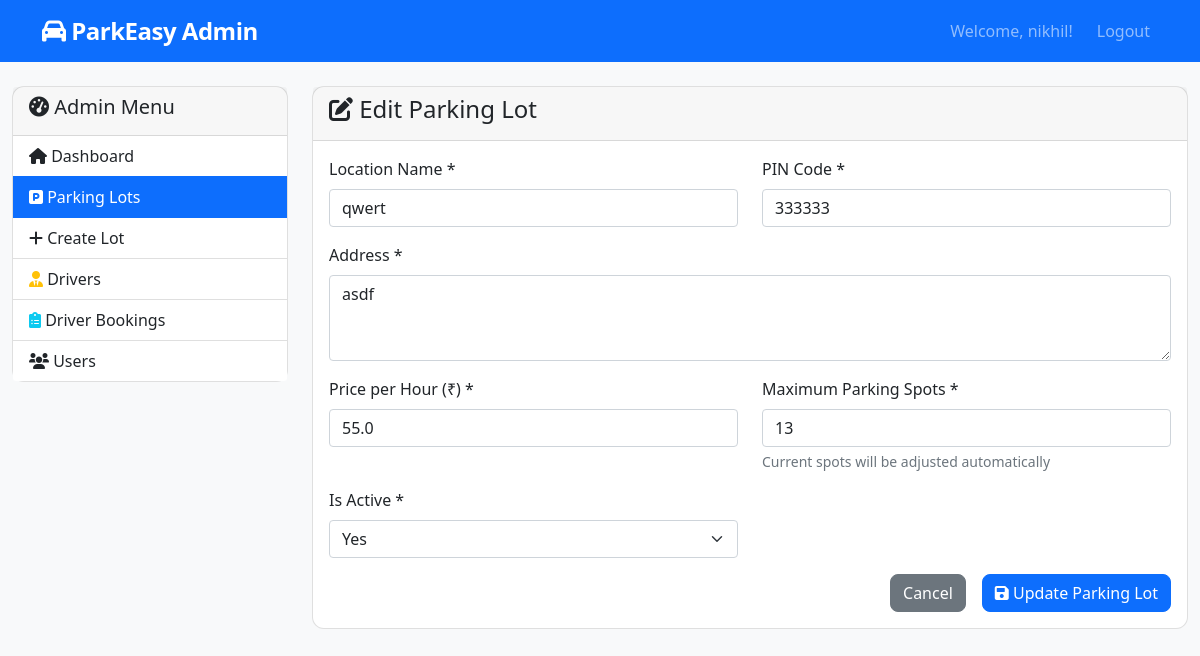
The app's page /admin/edit-lot/5 (signed in) with its own data.
### tables this page shows
CREATE TABLE parking_lots (
               id INTEGER PRIMARY KEY AUTOINCREMENT,         
               location_name TEXT NOT NULL,
               address TEXT NOT NULL,
               pincode TEXT NOT NULL,
               price_per_hour REAL NOT NULL,
               maximum_number_of_spots INTEGER NOT NULL,
               created_at TIMESTAMP DEFAULT CURRENT_TIMESTAMP,
               updated_at TIMESTAMP DEFAULT CURRENT_TIMESTAMP,
               is_active BOOLEAN DEFAULT 1
);

### controllers/admin_controller.py (the view, shortened to what this page needs)
@app.route('/admin/edit-lot/<int:lot_id>', methods=['GET', 'POST'])
def admin_edit_lot(lot_id):
    if 'user_id' not in session or session.get('role') != 'admin':
        return redirect(url_for('login'))
    conn = get_db_connection()
    lot = conn.execute('SELECT * FROM parking_lots WHERE id = ?', (lot_id,)).fetchone()
    conn.close()
    if not lot:
        flash('Parking lot not found!')
        return redirect(url_for('admin_parking_lots'))
    return render_template('admin_edit_lot.html', lot=lot)

### app.py (called while the page is built)
def get_db_connection():
    conn = sqlite3.connect(DATABASE)
    conn.row_factory = sqlite3.Row
    conn.execute("PRAGMA foreign_keys = ON;")
    return conn

### templates/admin_edit_lot.html (shortened to what this page needs)
<!DOCTYPE html>
<html lang="en">
<head>
    <link href="https://cdn.jsdelivr.net/npm/bootstrap@5.1.3/dist/css/bootstrap.min.css" rel="stylesheet">
    <link href="https://cdnjs.cloudflare.com/ajax/libs/font-awesome/6.0.0/css/all.min.css" rel="stylesheet">
    <link href="{{ url_for('static', filename='css/style.css') }}" rel="stylesheet">
</head>
<body>
    <nav class="navbar navbar-expand-lg navbar-dark bg-primary">
        <div class="container">
            <a class="navbar-brand" href="{{ url_for('admin_dashboard') }}">
                <i class="fas fa-car"></i> ParkEasy Admin
            </a>
            <div class="navbar-nav ms-auto">
                <span class="navbar-text me-3">Welcome, {{ session.username }}!</span>
                <a class="nav-link" href="{{ url_for('logout') }}">Logout</a>
            </div>
        </div>
    </nav>
    <div class="container-fluid mt-4">
        <div class="row">
            <div class="col-md-3">
                <div class="card">
                    <div class="card-header">
                        <h5><i class="fas fa-tachometer-alt"></i> Admin Menu</h5>
                    </div>
                    <div class="list-group list-group-flush">
                        <a href="{{ url_for('admin_dashboard') }}" class="list-group-item list-group-item-action">
                            <i class="fas fa-home"></i> Dashboard
                        </a>
                        <a href="{{ url_for('admin_parking_lots') }}" class="list-group-item list-group-item-action active">
                            <i class="fas fa-parking"></i> Parking Lots
                        </a>
                        <a href="{{ url_for('admin_create_lot') }}" class="list-group-item list-group-item-action">
                            <i class="fas fa-plus"></i> Create Lot
                        </a>
                        <a href="{{ url_for('admin_drivers') }}" class="list-group-item list-group-item-action">
                            <i class="fas fa-user-tie text-warning"></i> Drivers
                        </a>
                        <a href="{{ url_for('admin_driver_bookings') }}" class="list-group-item list-group-item-action">
                            <i class="fas fa-clipboard-list text-info"></i> Driver Bookings
                        </a>
                        <a href="{{ url_for('admin_users') }}" class="list-group-item list-group-item-action">
                            <i class="fas fa-users"></i> Users
                        </a>
                    </div>
                </div>
            </div>
            <div class="col-md-9">
                <div class="card">
                    <div class="card-header">
                        <h4><i class="fas fa-edit"></i> Edit Parking Lot</h4>
                    </div>
                    <div class="card-body">
                        <form method="POST">
                            <div class="row">
                                <div class="col-md-6 mb-3">
                                    <label for="location_name" class="form-label">Location Name *</label>
                                    <input type="text" class="form-control" id="location_name" name="location_name"
                                           value="{{ lot.location_name }}" required>
                                </div>
                                <div class="col-md-6 mb-3">
                                    <label for="pincode" class="form-label">PIN Code *</label>
                                    <input type="text" class="form-control" id="pincode" name="pincode"
                                           value="{{ lot.pincode }}" required>
                                </div>
                            </div>
                            <div class="mb-3">
                                <label for="address" class="form-label">Address *</label>
                                <textarea class="form-control" id="address" name="address" rows="3" required>{{ lot.address }}</textarea>
                            </div>
                            <div class="row">
                                <div class="col-md-6 mb-3">
                                    <label for="price_per_hour" class="form-label">Price per Hour (₹) *</label>
                                    <input type="number" class="form-control" id="price_per_hour" name="price_per_hour"
                                           min="1" step="0.01" value="{{ lot.price_per_hour }}" required>
                                </div>
                                <div class="col-md-6 mb-3">
                                    <label for="max_spots" class="form-label">Maximum Parking Spots *</label>
                                    <input type="number" class="form-control" id="max_spots" name="max_spots"
                                           min="1" max="1000" value="{{ lot.maximum_number_of_spots }}" required>
                                    <div class="form-text">Current spots will be adjusted automatically</div>
                                </div>
                            </div>
                            <div class="row">
                                <div class="col-md-6 mb-3">
                                    <label for="is_active" class="form-label">Is Active *</label>
                                    <select class="form-select" id="is_active" name="is_active" required>
                                        <option value="1" {% if lot.is_active == 1 %}selected{% endif %}>Yes</option>
                                    </select>
                                </div>
                            </div>
                            <div class="d-grid gap-2 d-md-flex justify-content-md-end">
                                <a href="{{ url_for('admin_parking_lots') }}" class="btn btn-secondary me-md-2">Cancel</a>
                                <button type="submit" class="btn btn-primary">
                                    <i class="fas fa-save"></i> Update Parking Lot
                                </button>
                            </div>
                        </form>
                    </div>
                </div>
            </div>
        </div>
    </div>
</body>
</html>

### static/css/style.css (style rules this page uses)
nav .navbar-brand { font-size: 1.5rem; font-weight: 700; letter-spacing: -0.5px; }
body { background-color: #f8f9fa; color: #212529; font-size: 1rem; font-weight: 400; line-height: 1.5; margin: 0; }
.card { transition: transform 0.2s ease, box-shadow 0.2s ease; border-radius: 0.75rem; }
.btn { border-radius: 0.5rem; }

### records on screen
parking_lots: location_name "qwert", pincode "333333", address "asdf", price_per_hour "55.0", max_spots "13", is_active "Yes"

### other values on screen
{{ session.username }} "nikhil"
